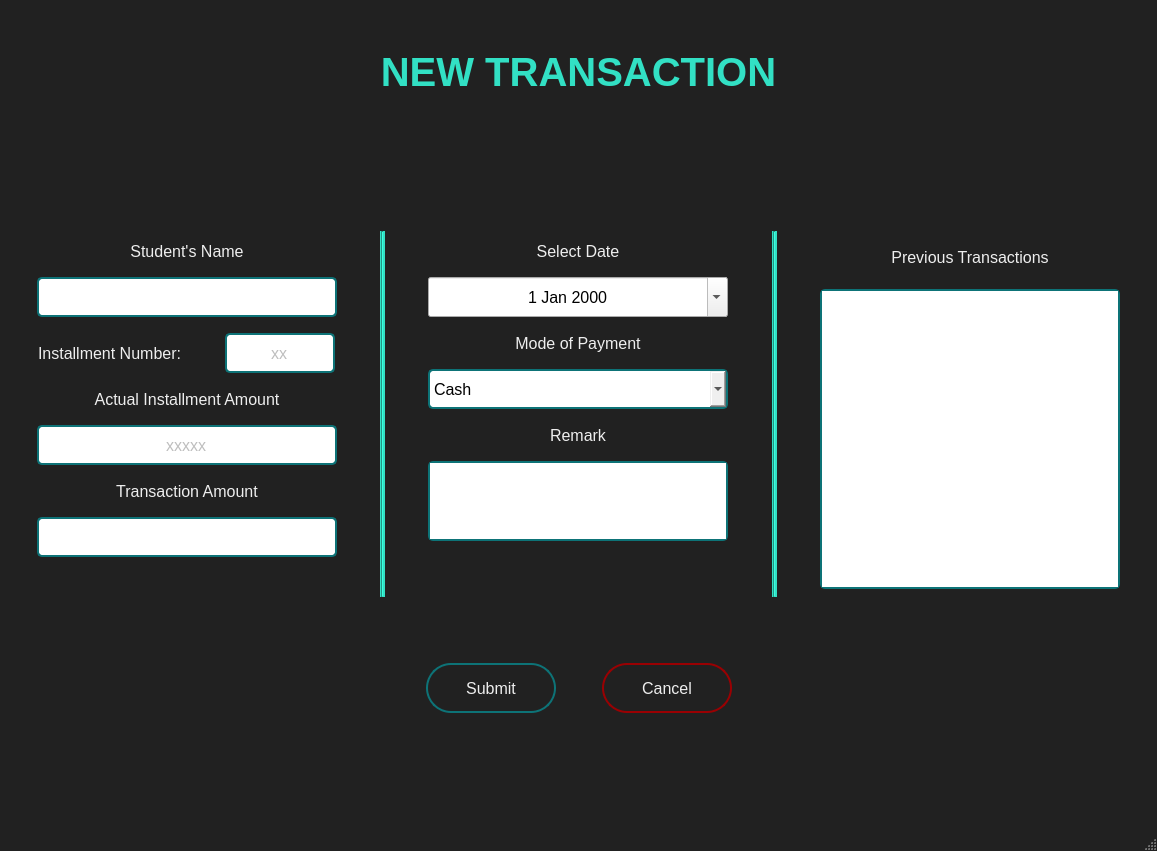
<?xml version="1.0" encoding="UTF-8"?>
<ui version="4.0">
 <class>TransactionWindow</class>
 <widget class="QMainWindow" name="TransactionWindow">
  <property name="geometry">
   <rect>
    <x>0</x>
    <y>0</y>
    <width>1157</width>
    <height>851</height>
   </rect>
  </property>
  <property name="windowTitle">
   <string>MainWindow</string>
  </property>
  <property name="styleSheet">
   <string notr="true">QMainWindow{
background-color: #212121;
}

QPushButton{
background-color: #212121;
Color: #eeeeee;
border-radius: 20px;
}

QPushButton#addButton{
border: 2px solid #0d7377;
}

QPushButton#addButton:hover{
border: 3px solid #32e0c4;
background-color: #0d7377;
}

QPushButton#submitButton{
border: 2px solid #0d7377;
border-radius: 25px;
}

QPushButton#submitButton:hover{
border: 3px solid #32e0c4;
background-color: #0d7377;
}

QPushButton#cancelButton{
color: #eeeeee;
background-color: #212121;
border: 2px solid #9a0002;
border-radius: 25px;
}

QPushButton#cancelButton:hover{
border: 3px solid rgb(255, 0, 0);
background-color: #9a0002;
}

QLineEdit{
padding-left: 6px;
padding-right: 6px;
border: 2px solid #0d7377;
border-radius: 5px;
}

QLineEdit:hover{
border: 3px solid #32e0c4;
}

QTextEdit{
border: 2px solid #0d7377;
border-radius: 5px;
}

QTextEdit:hover{
border: 3px solid #32e0c4;
}

QListWidget{
border: 2px solid #0d7377;
border-radius: 5px;
}

QListWidget:hover{
border: 3px solid #32e0c4;
}

QSpinBox{
border: 2px solid #0d7377;
}

QSpinBox:hover{
border: 2px solid #32e0c4;
}

QLabel{
color: #eeeeee;
}

QLabel#transactionLabel{
color: #32e0c4;
}

QComboBox{
border: 2px solid #0d7377;
border-radius: 5px;
padding-left: 4px;
padding-right: 4px;
}

QComboBox:hover{
border: 3px solid #32e0c4;
}

QComboBox QAbstractItemView {
border: 2px solid #32e0c4;
selection-background-color: #0d7377;
}
</string>
  </property>
  <widget class="QWidget" name="centralwidget">
   <layout class="QGridLayout" name="gridLayout">
    <item row="1" column="2">
     <spacer name="horizontalSpacer_5">
      <property name="orientation">
       <enum>Qt::Horizontal</enum>
      </property>
      <property name="sizeHint" stdset="0">
       <size>
        <width>40</width>
        <height>20</height>
       </size>
      </property>
     </spacer>
    </item>
    <item row="2" column="1">
     <spacer name="verticalSpacer_4">
      <property name="orientation">
       <enum>Qt::Vertical</enum>
      </property>
      <property name="sizeHint" stdset="0">
       <size>
        <width>20</width>
        <height>40</height>
       </size>
      </property>
     </spacer>
    </item>
    <item row="1" column="0">
     <spacer name="horizontalSpacer_4">
      <property name="orientation">
       <enum>Qt::Horizontal</enum>
      </property>
      <property name="sizeHint" stdset="0">
       <size>
        <width>40</width>
        <height>20</height>
       </size>
      </property>
     </spacer>
    </item>
    <item row="1" column="1">
     <layout class="QVBoxLayout" name="verticalLayout_4">
      <item>
       <widget class="QLabel" name="transactionLabel">
        <property name="font">
         <font>
          <family>Segoe UI</family>
          <pointsize>30</pointsize>
          <weight>75</weight>
          <bold>true</bold>
         </font>
        </property>
        <property name="text">
         <string>NEW TRANSACTION</string>
        </property>
        <property name="alignment">
         <set>Qt::AlignCenter</set>
        </property>
       </widget>
      </item>
      <item>
       <spacer name="verticalSpacer_5">
        <property name="orientation">
         <enum>Qt::Vertical</enum>
        </property>
        <property name="sizeType">
         <enum>QSizePolicy::Maximum</enum>
        </property>
        <property name="sizeHint" stdset="0">
         <size>
          <width>20</width>
          <height>130</height>
         </size>
        </property>
       </spacer>
      </item>
      <item>
       <layout class="QHBoxLayout" name="horizontalLayout_2">
        <item>
         <layout class="QVBoxLayout" name="verticalLayout_2">
          <item>
           <widget class="QLabel" name="studentNameLabel">
            <property name="minimumSize">
             <size>
              <width>300</width>
              <height>40</height>
             </size>
            </property>
            <property name="maximumSize">
             <size>
              <width>300</width>
              <height>40</height>
             </size>
            </property>
            <property name="font">
             <font>
              <family>Segoe UI</family>
              <pointsize>12</pointsize>
             </font>
            </property>
            <property name="text">
             <string>Student's Name</string>
            </property>
            <property name="alignment">
             <set>Qt::AlignCenter</set>
            </property>
           </widget>
          </item>
          <item>
           <widget class="QLineEdit" name="nameInput">
            <property name="minimumSize">
             <size>
              <width>300</width>
              <height>40</height>
             </size>
            </property>
            <property name="maximumSize">
             <size>
              <width>300</width>
              <height>40</height>
             </size>
            </property>
            <property name="font">
             <font>
              <pointsize>12</pointsize>
             </font>
            </property>
            <property name="text">
             <string/>
            </property>
            <property name="clearButtonEnabled">
             <bool>true</bool>
            </property>
           </widget>
          </item>
          <item>
           <spacer name="verticalSpacer_7">
            <property name="orientation">
             <enum>Qt::Vertical</enum>
            </property>
            <property name="sizeType">
             <enum>QSizePolicy::Maximum</enum>
            </property>
            <property name="sizeHint" stdset="0">
             <size>
              <width>20</width>
              <height>10</height>
             </size>
            </property>
           </spacer>
          </item>
          <item>
           <layout class="QHBoxLayout" name="horizontalLayout">
            <item>
             <widget class="QLabel" name="installmentNoLabel">
              <property name="minimumSize">
               <size>
                <width>180</width>
                <height>40</height>
               </size>
              </property>
              <property name="maximumSize">
               <size>
                <width>180</width>
                <height>40</height>
               </size>
              </property>
              <property name="font">
               <font>
                <family>Segoe UI</family>
                <pointsize>12</pointsize>
               </font>
              </property>
              <property name="text">
               <string>Installment Number: </string>
              </property>
              <property name="alignment">
               <set>Qt::AlignLeading|Qt::AlignLeft|Qt::AlignVCenter</set>
              </property>
             </widget>
            </item>
            <item>
             <widget class="QLineEdit" name="installmentNoInput">
              <property name="enabled">
               <bool>false</bool>
              </property>
              <property name="minimumSize">
               <size>
                <width>110</width>
                <height>40</height>
               </size>
              </property>
              <property name="maximumSize">
               <size>
                <width>110</width>
                <height>40</height>
               </size>
              </property>
              <property name="font">
               <font>
                <family>MS Shell Dlg 2</family>
                <pointsize>12</pointsize>
               </font>
              </property>
              <property name="text">
               <string>xx</string>
              </property>
              <property name="alignment">
               <set>Qt::AlignCenter</set>
              </property>
              <property name="clearButtonEnabled">
               <bool>false</bool>
              </property>
             </widget>
            </item>
           </layout>
          </item>
          <item>
           <widget class="QLabel" name="installmentAmtLabel">
            <property name="minimumSize">
             <size>
              <width>300</width>
              <height>40</height>
             </size>
            </property>
            <property name="maximumSize">
             <size>
              <width>300</width>
              <height>40</height>
             </size>
            </property>
            <property name="font">
             <font>
              <family>Segoe UI</family>
              <pointsize>12</pointsize>
             </font>
            </property>
            <property name="text">
             <string>Actual Installment Amount</string>
            </property>
            <property name="alignment">
             <set>Qt::AlignCenter</set>
            </property>
           </widget>
          </item>
          <item>
           <widget class="QLineEdit" name="installmentAmtInput">
            <property name="enabled">
             <bool>false</bool>
            </property>
            <property name="minimumSize">
             <size>
              <width>300</width>
              <height>40</height>
             </size>
            </property>
            <property name="maximumSize">
             <size>
              <width>300</width>
              <height>40</height>
             </size>
            </property>
            <property name="font">
             <font>
              <family>MS Shell Dlg 2</family>
              <pointsize>12</pointsize>
             </font>
            </property>
            <property name="text">
             <string>xxxxx</string>
            </property>
            <property name="alignment">
             <set>Qt::AlignCenter</set>
            </property>
            <property name="clearButtonEnabled">
             <bool>false</bool>
            </property>
           </widget>
          </item>
          <item>
           <widget class="QLabel" name="transactionAmtLabel">
            <property name="minimumSize">
             <size>
              <width>300</width>
              <height>40</height>
             </size>
            </property>
            <property name="maximumSize">
             <size>
              <width>300</width>
              <height>40</height>
             </size>
            </property>
            <property name="font">
             <font>
              <family>Segoe UI</family>
              <pointsize>12</pointsize>
             </font>
            </property>
            <property name="text">
             <string>Transaction Amount</string>
            </property>
            <property name="alignment">
             <set>Qt::AlignCenter</set>
            </property>
           </widget>
          </item>
          <item>
           <widget class="QLineEdit" name="transactionAmtInput">
            <property name="minimumSize">
             <size>
              <width>300</width>
              <height>40</height>
             </size>
            </property>
            <property name="maximumSize">
             <size>
              <width>300</width>
              <height>40</height>
             </size>
            </property>
            <property name="font">
             <font>
              <pointsize>12</pointsize>
             </font>
            </property>
            <property name="text">
             <string/>
            </property>
            <property name="alignment">
             <set>Qt::AlignCenter</set>
            </property>
            <property name="clearButtonEnabled">
             <bool>true</bool>
            </property>
           </widget>
          </item>
          <item>
           <spacer name="verticalSpacer_2">
            <property name="orientation">
             <enum>Qt::Vertical</enum>
            </property>
            <property name="sizeHint" stdset="0">
             <size>
              <width>20</width>
              <height>40</height>
             </size>
            </property>
           </spacer>
          </item>
         </layout>
        </item>
        <item>
         <spacer name="horizontalSpacer_6">
          <property name="orientation">
           <enum>Qt::Horizontal</enum>
          </property>
          <property name="sizeHint" stdset="0">
           <size>
            <width>40</width>
            <height>20</height>
           </size>
          </property>
         </spacer>
        </item>
        <item>
         <widget class="Line" name="line">
          <property name="minimumSize">
           <size>
            <width>5</width>
            <height>0</height>
           </size>
          </property>
          <property name="maximumSize">
           <size>
            <width>5</width>
            <height>16777215</height>
           </size>
          </property>
          <property name="styleSheet">
           <string notr="true">background-color: #32e0c4;</string>
          </property>
          <property name="orientation">
           <enum>Qt::Vertical</enum>
          </property>
         </widget>
        </item>
        <item>
         <spacer name="horizontalSpacer_7">
          <property name="orientation">
           <enum>Qt::Horizontal</enum>
          </property>
          <property name="sizeHint" stdset="0">
           <size>
            <width>40</width>
            <height>20</height>
           </size>
          </property>
         </spacer>
        </item>
        <item>
         <layout class="QVBoxLayout" name="verticalLayout">
          <item>
           <widget class="QLabel" name="dateLabel">
            <property name="minimumSize">
             <size>
              <width>300</width>
              <height>40</height>
             </size>
            </property>
            <property name="maximumSize">
             <size>
              <width>300</width>
              <height>40</height>
             </size>
            </property>
            <property name="font">
             <font>
              <family>Segoe UI</family>
              <pointsize>12</pointsize>
             </font>
            </property>
            <property name="text">
             <string>Select Date</string>
            </property>
            <property name="alignment">
             <set>Qt::AlignCenter</set>
            </property>
           </widget>
          </item>
          <item>
           <widget class="QDateEdit" name="dateEdit">
            <property name="minimumSize">
             <size>
              <width>300</width>
              <height>40</height>
             </size>
            </property>
            <property name="maximumSize">
             <size>
              <width>300</width>
              <height>40</height>
             </size>
            </property>
            <property name="font">
             <font>
              <family>Segoe UI</family>
              <pointsize>12</pointsize>
             </font>
            </property>
            <property name="alignment">
             <set>Qt::AlignCenter</set>
            </property>
            <property name="calendarPopup">
             <bool>true</bool>
            </property>
           </widget>
          </item>
          <item>
           <widget class="QLabel" name="modeOfPaymentLabel">
            <property name="minimumSize">
             <size>
              <width>300</width>
              <height>40</height>
             </size>
            </property>
            <property name="maximumSize">
             <size>
              <width>300</width>
              <height>40</height>
             </size>
            </property>
            <property name="font">
             <font>
              <family>Segoe UI</family>
              <pointsize>12</pointsize>
             </font>
            </property>
            <property name="text">
             <string>Mode of Payment</string>
            </property>
            <property name="alignment">
             <set>Qt::AlignCenter</set>
            </property>
           </widget>
          </item>
          <item>
           <widget class="QComboBox" name="modeOfPaymentComboBox">
            <property name="enabled">
             <bool>true</bool>
            </property>
            <property name="minimumSize">
             <size>
              <width>300</width>
              <height>40</height>
             </size>
            </property>
            <property name="maximumSize">
             <size>
              <width>300</width>
              <height>40</height>
             </size>
            </property>
            <property name="font">
             <font>
              <family>Segoe UI</family>
              <pointsize>12</pointsize>
             </font>
            </property>
            <item>
             <property name="text">
              <string>Cash</string>
             </property>
            </item>
            <item>
             <property name="text">
              <string>Cheque</string>
             </property>
            </item>
            <item>
             <property name="text">
              <string>Google Pay</string>
             </property>
            </item>
            <item>
             <property name="text">
              <string>PhonePe</string>
             </property>
            </item>
            <item>
             <property name="text">
              <string>Net Banking</string>
             </property>
            </item>
           </widget>
          </item>
          <item>
           <widget class="QLabel" name="remarkLabel">
            <property name="minimumSize">
             <size>
              <width>300</width>
              <height>40</height>
             </size>
            </property>
            <property name="maximumSize">
             <size>
              <width>300</width>
              <height>40</height>
             </size>
            </property>
            <property name="font">
             <font>
              <family>Segoe UI</family>
              <pointsize>12</pointsize>
             </font>
            </property>
            <property name="text">
             <string>Remark</string>
            </property>
            <property name="alignment">
             <set>Qt::AlignCenter</set>
            </property>
           </widget>
          </item>
          <item>
           <widget class="QTextEdit" name="remarkInput">
            <property name="minimumSize">
             <size>
              <width>300</width>
              <height>80</height>
             </size>
            </property>
            <property name="maximumSize">
             <size>
              <width>300</width>
              <height>80</height>
             </size>
            </property>
            <property name="font">
             <font>
              <pointsize>12</pointsize>
             </font>
            </property>
            <property name="frameShadow">
             <enum>QFrame::Sunken</enum>
            </property>
           </widget>
          </item>
          <item>
           <spacer name="verticalSpacer">
            <property name="orientation">
             <enum>Qt::Vertical</enum>
            </property>
            <property name="sizeHint" stdset="0">
             <size>
              <width>20</width>
              <height>40</height>
             </size>
            </property>
           </spacer>
          </item>
         </layout>
        </item>
        <item>
         <spacer name="horizontalSpacer_8">
          <property name="orientation">
           <enum>Qt::Horizontal</enum>
          </property>
          <property name="sizeHint" stdset="0">
           <size>
            <width>40</width>
            <height>20</height>
           </size>
          </property>
         </spacer>
        </item>
        <item>
         <widget class="Line" name="line_2">
          <property name="minimumSize">
           <size>
            <width>5</width>
            <height>0</height>
           </size>
          </property>
          <property name="maximumSize">
           <size>
            <width>5</width>
            <height>16777215</height>
           </size>
          </property>
          <property name="styleSheet">
           <string notr="true">background-color: #32e0c4;</string>
          </property>
          <property name="orientation">
           <enum>Qt::Vertical</enum>
          </property>
         </widget>
        </item>
        <item>
         <spacer name="horizontalSpacer_9">
          <property name="orientation">
           <enum>Qt::Horizontal</enum>
          </property>
          <property name="sizeHint" stdset="0">
           <size>
            <width>40</width>
            <height>20</height>
           </size>
          </property>
         </spacer>
        </item>
        <item>
         <layout class="QVBoxLayout" name="verticalLayout_3">
          <item>
           <widget class="QLabel" name="previousTransLabel">
            <property name="minimumSize">
             <size>
              <width>300</width>
              <height>40</height>
             </size>
            </property>
            <property name="maximumSize">
             <size>
              <width>300</width>
              <height>40</height>
             </size>
            </property>
            <property name="font">
             <font>
              <family>Segoe UI</family>
              <pointsize>12</pointsize>
             </font>
            </property>
            <property name="text">
             <string>Previous Transactions</string>
            </property>
            <property name="alignment">
             <set>Qt::AlignCenter</set>
            </property>
           </widget>
          </item>
          <item>
           <widget class="QListWidget" name="transactionsList">
            <property name="minimumSize">
             <size>
              <width>300</width>
              <height>300</height>
             </size>
            </property>
            <property name="maximumSize">
             <size>
              <width>300</width>
              <height>300</height>
             </size>
            </property>
            <property name="font">
             <font>
              <pointsize>11</pointsize>
             </font>
            </property>
            <property name="dragEnabled">
             <bool>true</bool>
            </property>
            <property name="dragDropMode">
             <enum>QAbstractItemView::DragDrop</enum>
            </property>
            <property name="defaultDropAction">
             <enum>Qt::MoveAction</enum>
            </property>
           </widget>
          </item>
         </layout>
        </item>
       </layout>
      </item>
      <item>
       <spacer name="verticalSpacer_6">
        <property name="orientation">
         <enum>Qt::Vertical</enum>
        </property>
        <property name="sizeHint" stdset="0">
         <size>
          <width>20</width>
          <height>60</height>
         </size>
        </property>
       </spacer>
      </item>
      <item>
       <layout class="QHBoxLayout" name="horizontalLayout_3">
        <item>
         <spacer name="horizontalSpacer">
          <property name="orientation">
           <enum>Qt::Horizontal</enum>
          </property>
          <property name="sizeHint" stdset="0">
           <size>
            <width>40</width>
            <height>20</height>
           </size>
          </property>
         </spacer>
        </item>
        <item>
         <widget class="QPushButton" name="submitButton">
          <property name="minimumSize">
           <size>
            <width>130</width>
            <height>50</height>
           </size>
          </property>
          <property name="maximumSize">
           <size>
            <width>130</width>
            <height>50</height>
           </size>
          </property>
          <property name="font">
           <font>
            <family>Segoe UI</family>
            <pointsize>12</pointsize>
           </font>
          </property>
          <property name="cursor">
           <cursorShape>OpenHandCursor</cursorShape>
          </property>
          <property name="text">
           <string>Submit</string>
          </property>
         </widget>
        </item>
        <item>
         <spacer name="horizontalSpacer_3">
          <property name="orientation">
           <enum>Qt::Horizontal</enum>
          </property>
          <property name="sizeType">
           <enum>QSizePolicy::Maximum</enum>
          </property>
          <property name="sizeHint" stdset="0">
           <size>
            <width>40</width>
            <height>20</height>
           </size>
          </property>
         </spacer>
        </item>
        <item>
         <widget class="QPushButton" name="cancelButton">
          <property name="minimumSize">
           <size>
            <width>130</width>
            <height>50</height>
           </size>
          </property>
          <property name="maximumSize">
           <size>
            <width>130</width>
            <height>50</height>
           </size>
          </property>
          <property name="font">
           <font>
            <family>Segoe UI</family>
            <pointsize>12</pointsize>
           </font>
          </property>
          <property name="cursor">
           <cursorShape>OpenHandCursor</cursorShape>
          </property>
          <property name="text">
           <string>Cancel</string>
          </property>
         </widget>
        </item>
        <item>
         <spacer name="horizontalSpacer_2">
          <property name="orientation">
           <enum>Qt::Horizontal</enum>
          </property>
          <property name="sizeHint" stdset="0">
           <size>
            <width>40</width>
            <height>20</height>
           </size>
          </property>
         </spacer>
        </item>
       </layout>
      </item>
     </layout>
    </item>
    <item row="0" column="1">
     <spacer name="verticalSpacer_3">
      <property name="orientation">
       <enum>Qt::Vertical</enum>
      </property>
      <property name="sizeType">
       <enum>QSizePolicy::Maximum</enum>
      </property>
      <property name="sizeHint" stdset="0">
       <size>
        <width>20</width>
        <height>40</height>
       </size>
      </property>
     </spacer>
    </item>
   </layout>
  </widget>
  <widget class="QStatusBar" name="statusbar"/>
 </widget>
 <resources/>
 <connections/>
</ui>
